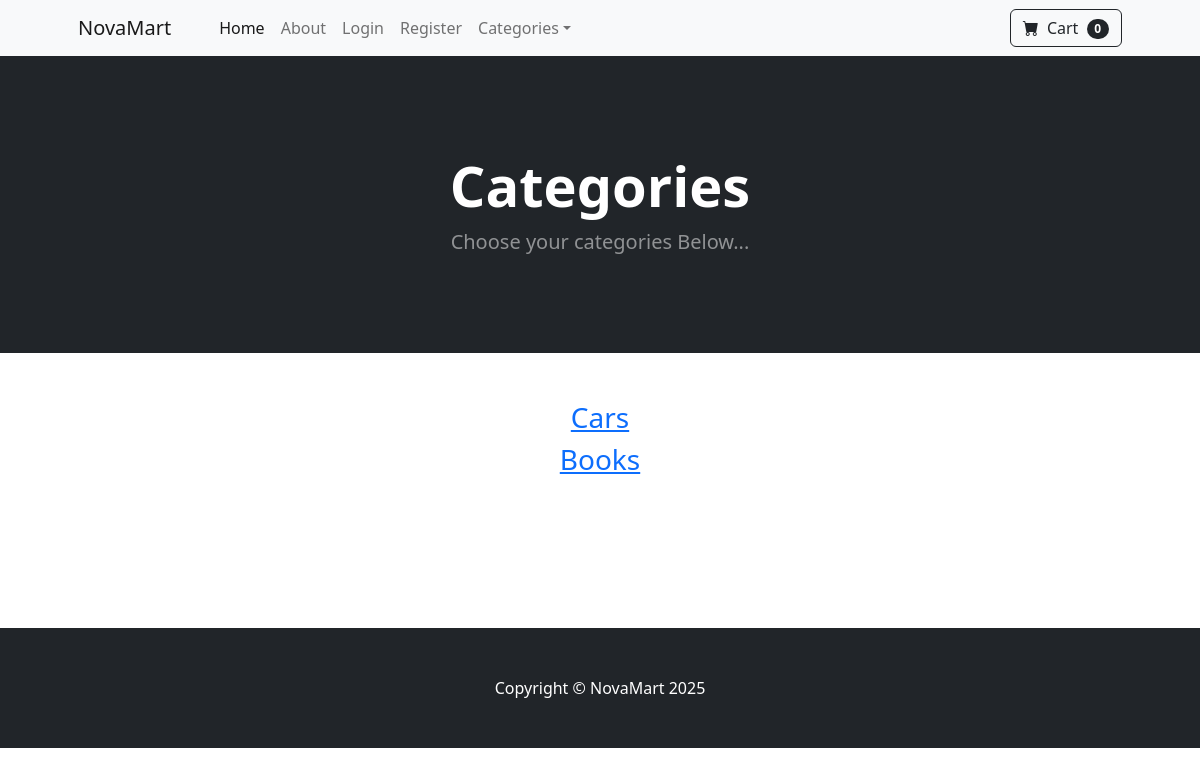
The app's page /category_summery/, older data.
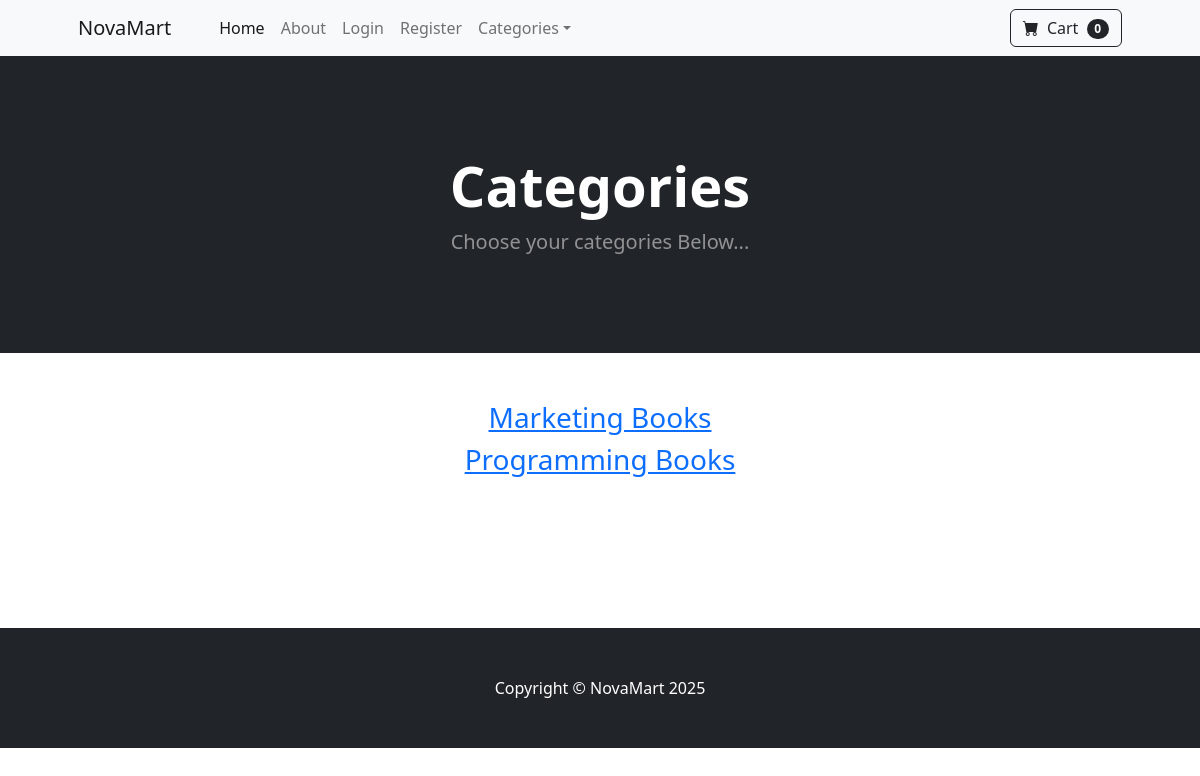
The same page, newer data.
### store/models.py (models this page shows)
class Category(models.Model):
    name = models.CharField(max_length=50)
    def __str__(self):
        return self.name
    class Meta:
        verbose_name_plural = 'categories'

### store/views.py (the view)
# urls.py: path('category_summery/', views.category_summery, name='category_summery'),
def category_summery(request):
    categories = Category.objects.all()
    return render(request, 'category_summery.html', {"categories": categories})

### cart/cart.py (called while the page is built)
    def __len__(self):
        return len(self.cart)

### cart/context_processors.py (called while the page is built)
def cart(request):
    return {'cart': Cart(request)}

### store/templates/category_summery.html
{% extends 'base.html' %}
{% block content %}
<header class="bg-dark py-5">
  <div class="container px-4 px-lg-5 my-5">
    <div class="text-center text-white">
      <h1 class="display-4 fw-bolder">Categories</h1>
      <p class="lead fw-normal text-white-50 mb-0">
        Choose your categories Below...
      </p>
    </div>
  </div>
</header>
<div class="container">
  <div class="row">
    <center>
      <div class="col-8">
        <br /><br />
        {% for category in categories %}
        <h3>
          <a href="{% url 'category' category %}">{{category}}</a>
        </h3>
        {% endfor %}
        <br /><br /><br /><br /><br /><br />
      </div>
    </center>
  </div>
</div>
{% endblock %}

Row changes from the older to the newer data that the page shows:
changed Category: name "Cars" → "Marketing Books"
changed Category: name "Books" → "Programming Books"
